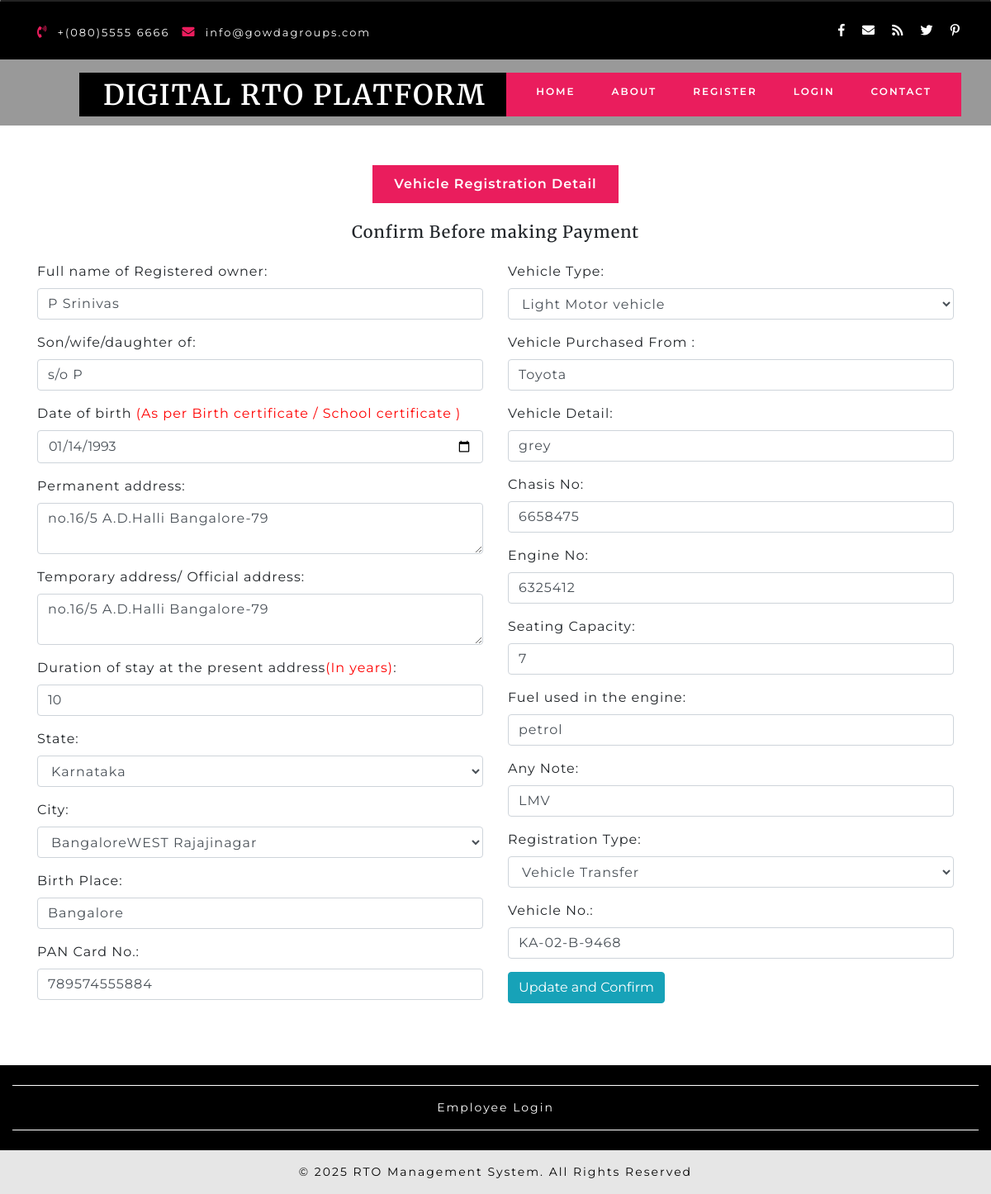
Screenshot of /DIGITALRTOPLATFORM/previewvehicleregistration.php?insid=1 with the database file from the repository.
### tables this page shows
CREATE TABLE `vehicleregistration` (
  `vehicleregid` int(10) NOT NULL,
  `enrollerid` int(10) NOT NULL,
  `stateid` int(10) NOT NULL,
  `cityid` int(10) NOT NULL,
  `ownername` varchar(50) NOT NULL,
  `swdof` varchar(50) NOT NULL,
  `regtype` varchar(25) NOT NULL,
  `dob` date NOT NULL,
  `paddr` text NOT NULL,
  `taddr` text NOT NULL,
  `paddrduration` varchar(50) NOT NULL,
  `pancardno` varchar(25) NOT NULL,
  `birthplace` varchar(50) NOT NULL,
  `vehiclepurchasedfrom` text NOT NULL,
  `vehicletypeid` int(10) NOT NULL,
  `vehicledetail` text NOT NULL,
  `chasisno` varchar(50) NOT NULL,
  `engineno` varchar(50) NOT NULL,
  `seatingcapacity` varchar(50) NOT NULL,
  `fuel` varchar(50) NOT NULL,
  `vehicleimg` varchar(100) NOT NULL,
  `note` text NOT NULL,
  `date` date NOT NULL,
  `vehicleno` varchar(50) NOT NULL,
  `status` varchar(50) NOT NULL
);

### DIGITALRTOPLATFORM/previewvehicleregistration.php (the view, shortened to what this page needs)
<?php
include("header.php");
if(isset($_GET['insid']))
{
	$sqledit ="SELECT * FROM vehicleregistration WHERE vehicleregid='$_GET[insid]'";
	$qsqledit = mysqli_query($con,$sqledit);
	$rsedit = mysqli_fetch_array($qsqledit);
}
?>
      <div class="slider">
        <div class="callbacks_container">
          <ul class="rslides" id="slider4">
            <li style="background-color:black;height:150px;">
            </li>
			</ul>
        </div>
      </div>
    </div>
	<section class="about" id="about">
      <div class="container py-lg-5 py-md-5 py-sm-4 py-3">
        <div id="horizontalTab">
          <ul class="resp-tabs-list justify-content-center">
            <li data-blast="bgColor">Vehicle Registration Detail</li> <br><br>
             <h5 class="mb-3" data-blast="color">Confirm Before making Payment</h5>
          </ul>
          <div class="resp-tabs-container">
			<div class="tab1">
	<form action="" method="post">
              <div class="row mt-lg-4 mt-3">
                <div class="col-md-6 about-txt-img">
    <div class="form-group">
      <label for="email">Full name of Registered owner:</label>
      <input type="text" class="form-control" id="ownername" placeholder="Enter OwnerName" name="ownername" value="<?php echo $rsedit['ownername']; ?>">
    </div>
    <div class="form-group">
      <label for="email">Son/wife/daughter of:</label>
      <input type="text" class="form-control" id="swdof" placeholder="Enter SWD/of" name="swdof" value="<?php echo $rsedit['swdof']; ?>">
    </div>
	<div class="form-group">
      <label for="email">Date of birth <span style="color:red;">(As per Birth  certificate  /  School  certificate )</span></label>
      <input type="date" class="form-control" id="dob" placeholder="Enter DOB" name="dob" value="<?php echo $rsedit['dob']; ?>">
    </div>
	<div class="form-group">
      <label for="email">Permanent address:</label>
	  <textarea class="form-control" id="paddr" placeholder="Enter Permanent Address" name="paddr" ><?php echo $rsedit['paddr']; ?></textarea>
    </div>
	<div class="form-group">
      <label for="email">Temporary address/ Official address:</label>
	  <textarea class="form-control" id="taddr" placeholder="Enter Temporary Address" name="taddr"><?php echo $rsedit['taddr']; ?></textarea>
    </div>
	<div class="form-group">
      <label for="email">Duration of stay at the present address<span style="color:red;">(In years)</span>:</label>
	   <input type="number" class="form-control" id="paddrduration" placeholder="Enter Permanent Address Duration" name="paddrduration" value="<?php echo $rsedit['paddrduration']; ?>">
    </div>
		<div class="form-group">
		<label for="email">State:</label>
		<select name="stateid" class="form-control" onchange="loadcity(this.value)">
			<?php
				$sqlstateid ="SELECT * FROM state WHERE status='Active'";
				$qsqlstateid = mysqli_query($con,$sqlstateid);
				while($rsstateid = mysqli_fetch_array($qsqlstateid) )
				{
					if($rsstateid['stateid'] == $rsedit['stateid'])
					{
					echo "<option value='$rsstateid[stateid]' selected >$rsstateid[state]</option>";
					}
					else
					{
					echo "<option value='$rsstateid[stateid]' >$rsstateid[state]</option>";
					}
				}
			?>
		</select>
    </div>
	<div class="form-group" id="ajaxcity">
		<label for="email">City:</label>
		<select name="cityid" class="form-control"  >
			<?php
				$sqlstateid ="SELECT * FROM city WHERE status='Active'";
				$qsqlstateid = mysqli_query($con,$sqlstateid);
				while($rsstateid = mysqli_fetch_array($qsqlstateid) )
				{
					if($rsstateid['cityid'] == $rsedit['cityid'])
					{
					echo "<option value='$rsstateid[cityid]' selected>$rsstateid[city]</option>";
					}
				}
			?>
		</select>
	</div>
	<div class="form-group">
      <label for="email">Birth Place:</label>
      <input type="text" class="form-control" id="birthplace" placeholder="Enter BirthPlace" name="birthplace" value="<?php echo $rsedit['birthplace']; ?>">
    </div>
	<div class="form-group">
      <label for="email">PAN Card No.:</label>
      <input type="text" class="form-control" id="pancardno" placeholder="Enter Pan Card No" name="pancardno" value="<?php echo $rsedit['pancardno']; ?>">
    </div>
                </div>
                <div class="col-md-6 latest-list">
                  <div class="about-jewel-agile-left">
                    <p>
	<div class="form-group">
      <label for="email">Vehicle Type:</label>
	  	  	<select class="form-control" id="vehicletypeid" placeholder="Enter vehicle type" name="vehicletypeid" >
			<?php
				$sqlstateid ="SELECT * FROM vehicletype WHERE status='Active'";
				$qsqlstateid = mysqli_query($con,$sqlstateid);
				while($rsstateid = mysqli_fetch_array($qsqlstateid) )
				{
					if($rsstateid['vehicletypeid'] == $rsedit['vehicletypeid'])
					{
					echo "<option value='$rsstateid[vehicletypeid]' selected>$rsstateid[vehicletype]</option>";
					}
					else
					{
					echo "<option value='$rsstateid[vehicletypeid]' >$rsstateid[vehicletype]</option>";
					}
				}
			?>
		</select>
    </div>
	<div class="form-group">
      <label for="email">Vehicle Purchased From :</label>
      <input type="text" class="form-control" id="vehiclepurchasedfrom" placeholder="Vehicle Purchased From" name="vehiclepurchasedfrom" value="<?php echo $rsedit['vehiclepurchasedfrom']; ?>">
    </div>
	<div class="form-group">
      <label for="email">Vehicle Detail:</label>
      <input type="text" class="form-control" id="vehicledetail" placeholder="Vehicle Detail:" name="vehicledetail" value="<?php echo $rsedit['vehicledetail']; ?>">
    </div>
	<div class="form-group">
      <label for="email">Chasis No:</label>
      <input type="text" class="form-control" id="chasisno" placeholder="Enter Chasis No." name="chasisno" value="<?php echo $rsedit['chasisno']; ?>">
    </div>
	<div class="form-group">
      <label for="email">Engine No:</label>
      <input type="text" class="form-control" id="engineno" placeholder="Enter Engine No." name="engineno" value="<?php echo $rsedit['engineno']; ?>">
    </div>
	<div class="form-group">
      <label for="email">Seating Capacity:</label>
      <input type="text" class="form-control" id="seatingcapacity" placeholder="Enter Seating Capacity" name="seatingcapacity" value="<?php echo $rsedit['seatingcapacity']; ?>">
    </div>
	<div class="form-group">
      <label for="email">Fuel used in the engine:</label>
      <input type="text" class="form-control" id="fuel" placeholder="Enter Fuel used in the engine" name="fuel" value="<?php echo $rsedit['fuel']; ?>">
    </div>
	<div class="form-group">
      <label for="email">Any Note:</label>
      <input type="text" class="form-control" id="note" placeholder="Enter Note" name="note" value="<?php echo $rsedit['note']; ?>">
    </div>
	<div class="form-group">
      <label for="email">Registration Type:</label>
	    <select name="regtype" id="regtype" class="form-control" onchange="changevehicleno(this.value)">
			<?php
				$arr = array("New","Vehicle Transfer");
				foreach($arr as $val)
				{
					if($val == $rsedit['regtype'])
					{
					echo "<option value='$val' selected>$val</option>";
					}
					else
					{
					echo "<option value='$val'>$val</option>";
					}
				}
			?>
		</select>
    </div>
	<div class="form-group">
      <label for="email">Vehicle No.:</label>
      <input type="text" class="form-control" id="vehicleno" placeholder="Enter VehicleNo" name="vehicleno" <?php
	  if($rsedit['regtype'] == "New")
	  {
	  echo " readonly ";
	  }
	  ?> value="<?php echo $rsedit['vehicleno']; ?>">
    </div>
    <button type="submit" name="submit" class="btn btn-info">Update and Confirm</button>
					</p>
                  </div>
                </div>
              </div>
  </form>
            </div>
			</div>
        </div>
      </div>
    </section>
<?php
include("footer.php");
?>

### DIGITALRTOPLATFORM/css/style.css (style rules this page uses)
html, body { padding: 0; margin: 0; background: #fff; letter-spacing: 1px; font-family: 'Montserrat', sans-serif; }
select,input[type="email"],input[type="text"],input[type=password], input[type="button"],input[type="submit"],textarea { font-family: 'Montserrat', sans-serif; transition:0.5s all; -webkit-transition:0.5s all; -moz-transition:0.5s all; -o-transition:0.5s all; -ms-transition:0.5s all; letter-spacing: 1px; }
h1, h2, h3, h4, h5, h6 { margin: 0; padding: 0; font-family: 'Merriweather', serif; letter-spacing: 1px; }
p { margin: 0; padding: 0; letter-spacing: 1px; font-family: 'Montserrat', sans-serif; font-size:14px; }
ul { margin: 0; padding: 0; list-style-type: none; }
.wthree-left-right p,.about-jewel-agile-left p,.blog-txt-info p,.addres-office-hour ul li p,.footer-office-hour p,.footer-office-hour p a,.ser-inner-info p { font-size: 14px; color: #fff; line-height: 28px; }
.about-jewel-agile-left p,.blog-txt-info p,.bottom-para h6 a,.footer-office-hour p { color:#000; }
.rslides { position: relative; list-style: none; overflow: hidden; width: 100%; padding: 0; margin: 0; }
.rslides li { -webkit-backface-visibility: hidden; position: absolute; display: none; width: 100%; left: 0; top: 0; }
.rslides li:first-child { position: relative; display: block; float: left; }
.rslides { margin: 0 auto 40px; }
.callbacks_container { position: relative; float: left; width: 100%; }
.callbacks { position: relative; list-style: none; overflow: hidden; width: 100%; padding: 0; margin: 0; }
.callbacks li { position: absolute; width: 100%; left: 0; top: 0; }
ul.resp-tabs-list { text-align: center; }
.resp-tabs-list li { font-weight: 600; font-size: 16px; display: inline-block; padding: 13px 30px; margin: 0; list-style: none; background: #000; cursor: pointer; color: #fff; }
.resp-tabs-container { padding: 0px; background-color: #fff; clear: left; }
.resp-tab-content { display: none; padding:0px 0px 15px; }
.resp-tab-active { border: 1px solid #c1c1c1; border-bottom: none; margin-bottom: -1px !important; }
.resp-tab-active { border: none; background-color: #ea1d5d !important; color: #000; }
.resp-tab-content { border:none; }
.resp-tab-content-active { display: block; }
@media (max-width:1440px) { .resp-tabs-list li { padding: 11px 26px; } }

### rows the page displays
vehicleregistration: ownername "P Srinivas", swdof "s/o P", dob "01/14/1993", paddr "no.16/5 A.D.Halli Bangalore-79", taddr "no.16/5 A.D.Halli Bangalore-79", paddrduration "10", birthplace "Bangalore", pancardno "789574555884", vehiclepurchasedfrom "Toyota", vehicledetail "grey", chasisno "6658475", engineno "6325412", seatingcapacity "7", fuel "petrol", note "LMV", regtype "Vehicle Transfer", vehicleno "KA-02-B-9468"

### other values shown
form field stateid "Karnataka"
form field cityid "BangaloreWEST Rajajinagar"
form field vehicletypeid "Light Motor vehicle"
